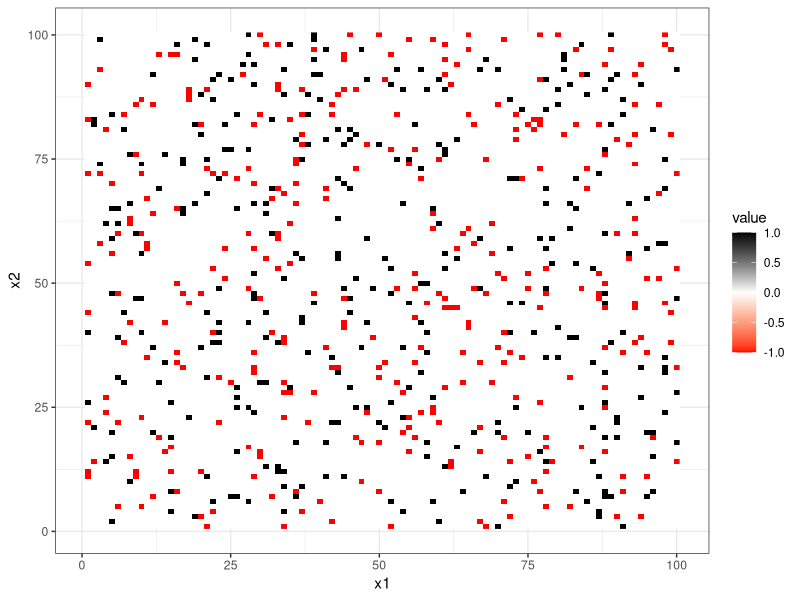

Source code (R):
# sudo apt-get install

library(reshape2)
library(ggplot2)

set.seed(7)
m <- matrix(0, 100, 100)
n <- 1000
m[sample(length(m), size = n)] <- rep(-1:1, length=n)
m

ggplot(melt(m), aes(Var1,Var2, fill=value)) +
    geom_raster() +
        scale_fill_gradient2(low='red', high='black', mid='white') + theme_bw() + xlab("x1") + ylab("x2")
